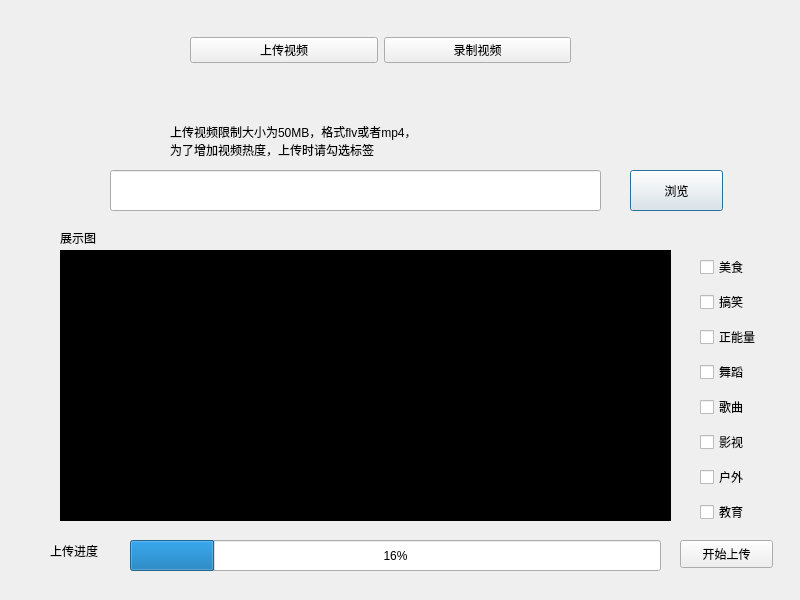
<?xml version="1.0" encoding="UTF-8"?>
<ui version="4.0">
 <class>UpLoadDialog</class>
 <widget class="QDialog" name="UpLoadDialog">
  <property name="geometry">
   <rect>
    <x>0</x>
    <y>0</y>
    <width>800</width>
    <height>600</height>
   </rect>
  </property>
  <property name="minimumSize">
   <size>
    <width>800</width>
    <height>600</height>
   </size>
  </property>
  <property name="maximumSize">
   <size>
    <width>800</width>
    <height>600</height>
   </size>
  </property>
  <property name="windowTitle">
   <string>Dialog</string>
  </property>
  <widget class="QStackedWidget" name="sw_page">
   <property name="geometry">
    <rect>
     <x>20</x>
     <y>100</y>
     <width>771</width>
     <height>491</height>
    </rect>
   </property>
   <property name="currentIndex">
    <number>0</number>
   </property>
   <widget class="QWidget" name="page">
    <widget class="QLabel" name="lb_notice">
     <property name="geometry">
      <rect>
       <x>150</x>
       <y>10</y>
       <width>391</width>
       <height>61</height>
      </rect>
     </property>
     <property name="text">
      <string>上传视频限制大小为50MB，格式flv或者mp4，
为了增加视频热度，上传时请勾选标签</string>
     </property>
    </widget>
    <widget class="QLineEdit" name="le_path">
     <property name="geometry">
      <rect>
       <x>90</x>
       <y>70</y>
       <width>491</width>
       <height>41</height>
      </rect>
     </property>
     <property name="readOnly">
      <bool>true</bool>
     </property>
    </widget>
    <widget class="QPushButton" name="pb_view">
     <property name="geometry">
      <rect>
       <x>610</x>
       <y>70</y>
       <width>93</width>
       <height>41</height>
      </rect>
     </property>
     <property name="text">
      <string>浏览</string>
     </property>
    </widget>
    <widget class="QLabel" name="lb_show">
     <property name="geometry">
      <rect>
       <x>40</x>
       <y>130</y>
       <width>72</width>
       <height>15</height>
      </rect>
     </property>
     <property name="text">
      <string>展示图</string>
     </property>
    </widget>
    <widget class="QLabel" name="lb_gif">
     <property name="geometry">
      <rect>
       <x>40</x>
       <y>150</y>
       <width>611</width>
       <height>271</height>
      </rect>
     </property>
     <property name="styleSheet">
      <string notr="true">background-color: rgb(0, 0, 0);</string>
     </property>
     <property name="text">
      <string/>
     </property>
     <property name="alignment">
      <set>Qt::AlignCenter</set>
     </property>
    </widget>
    <widget class="QLabel" name="lb_process">
     <property name="geometry">
      <rect>
       <x>30</x>
       <y>430</y>
       <width>72</width>
       <height>41</height>
      </rect>
     </property>
     <property name="text">
      <string>上传进度</string>
     </property>
    </widget>
    <widget class="QProgressBar" name="pgb_process">
     <property name="geometry">
      <rect>
       <x>110</x>
       <y>440</y>
       <width>531</width>
       <height>31</height>
      </rect>
     </property>
     <property name="value">
      <number>16</number>
     </property>
    </widget>
    <widget class="QPushButton" name="pb_startUpLoad">
     <property name="geometry">
      <rect>
       <x>660</x>
       <y>440</y>
       <width>93</width>
       <height>28</height>
      </rect>
     </property>
     <property name="text">
      <string>开始上传</string>
     </property>
     <property name="default">
      <bool>false</bool>
     </property>
     <property name="flat">
      <bool>false</bool>
     </property>
    </widget>
    <widget class="QWidget" name="layoutWidget">
     <property name="geometry">
      <rect>
       <x>680</x>
       <y>150</y>
       <width>74</width>
       <height>281</height>
      </rect>
     </property>
     <layout class="QVBoxLayout" name="verticalLayout">
      <item>
       <widget class="QCheckBox" name="cb_food">
        <property name="text">
         <string>美食</string>
        </property>
       </widget>
      </item>
      <item>
       <widget class="QCheckBox" name="cb_funny">
        <property name="text">
         <string>搞笑</string>
        </property>
       </widget>
      </item>
      <item>
       <widget class="QCheckBox" name="cb_energy">
        <property name="text">
         <string>正能量</string>
        </property>
       </widget>
      </item>
      <item>
       <widget class="QCheckBox" name="cb_dance">
        <property name="text">
         <string>舞蹈</string>
        </property>
       </widget>
      </item>
      <item>
       <widget class="QCheckBox" name="cb_music">
        <property name="text">
         <string>歌曲</string>
        </property>
       </widget>
      </item>
      <item>
       <widget class="QCheckBox" name="cb_video">
        <property name="text">
         <string>影视</string>
        </property>
       </widget>
      </item>
      <item>
       <widget class="QCheckBox" name="cb_outside">
        <property name="text">
         <string>户外</string>
        </property>
       </widget>
      </item>
      <item>
       <widget class="QCheckBox" name="cb_edu">
        <property name="text">
         <string>教育</string>
        </property>
       </widget>
      </item>
     </layout>
    </widget>
   </widget>
   <widget class="QWidget" name="page_2"/>
  </widget>
  <widget class="QWidget" name="layoutWidget">
   <property name="geometry">
    <rect>
     <x>190</x>
     <y>20</y>
     <width>381</width>
     <height>61</height>
    </rect>
   </property>
   <layout class="QHBoxLayout" name="horizontalLayout">
    <item>
     <widget class="QPushButton" name="pb_UpLoad">
      <property name="text">
       <string>上传视频</string>
      </property>
     </widget>
    </item>
    <item>
     <widget class="QPushButton" name="pb_videoRecording">
      <property name="text">
       <string>录制视频</string>
      </property>
     </widget>
    </item>
   </layout>
  </widget>
 </widget>
 <resources/>
 <connections/>
</ui>
